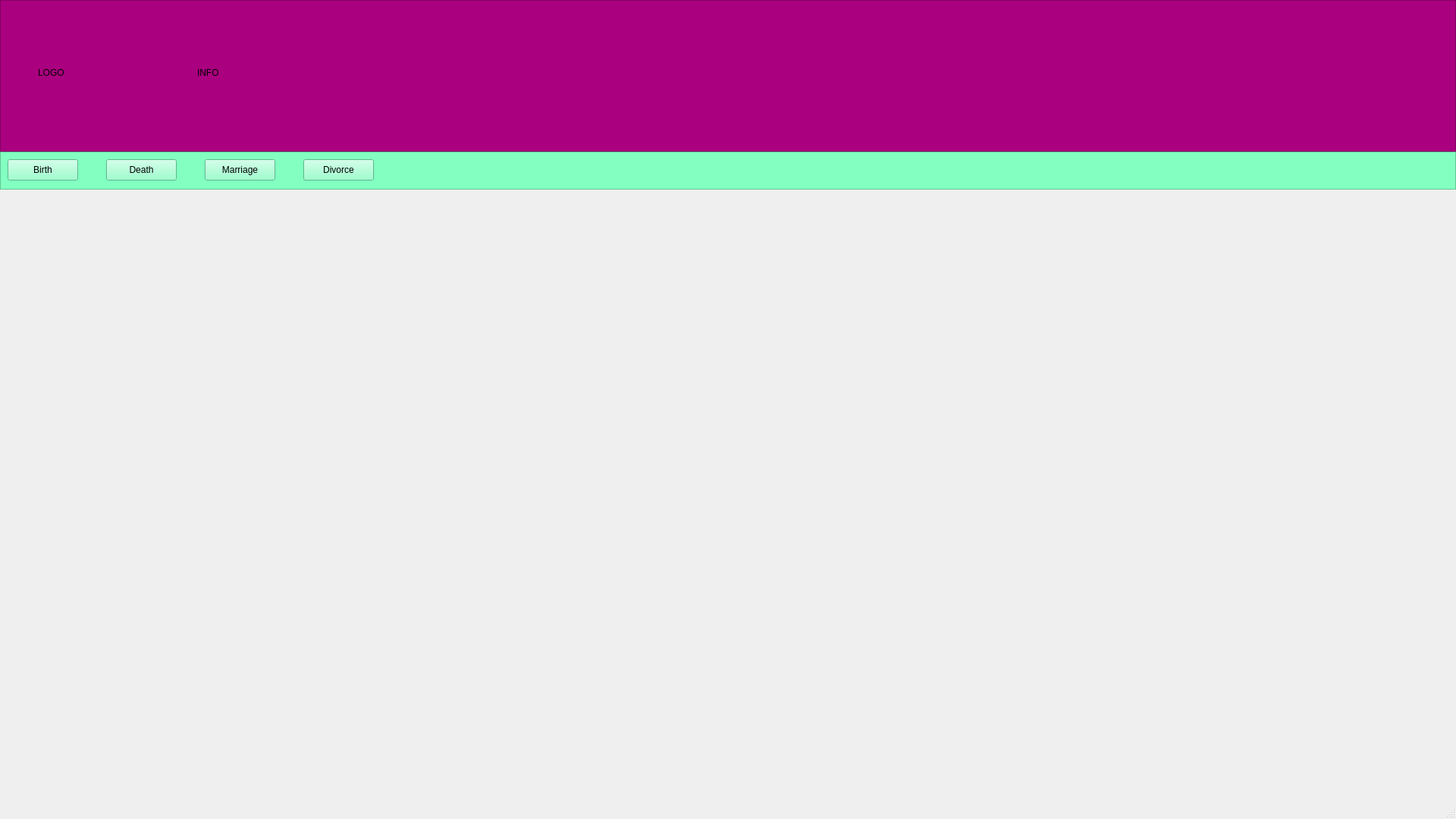
<?xml version="1.0" encoding="UTF-8"?>
<ui version="4.0">
 <class>homeWindow</class>
 <widget class="QMainWindow" name="homeWindow">
  <property name="geometry">
   <rect>
    <x>0</x>
    <y>0</y>
    <width>1920</width>
    <height>1080</height>
   </rect>
  </property>
  <property name="minimumSize">
   <size>
    <width>1920</width>
    <height>1080</height>
   </size>
  </property>
  <property name="maximumSize">
   <size>
    <width>1920</width>
    <height>1080</height>
   </size>
  </property>
  <property name="windowTitle">
   <string>MainWindow</string>
  </property>
  <widget class="QWidget" name="centralwidget">
   <widget class="QFrame" name="frame_logo">
    <property name="geometry">
     <rect>
      <x>0</x>
      <y>0</y>
      <width>1920</width>
      <height>200</height>
     </rect>
    </property>
    <property name="styleSheet">
     <string notr="true">background-color: rgb(170, 0, 127);</string>
    </property>
    <property name="frameShape">
     <enum>QFrame::StyledPanel</enum>
    </property>
    <property name="frameShadow">
     <enum>QFrame::Raised</enum>
    </property>
    <widget class="QLabel" name="label_logo">
     <property name="geometry">
      <rect>
       <x>50</x>
       <y>40</y>
       <width>171</width>
       <height>111</height>
      </rect>
     </property>
     <property name="text">
      <string>LOGO</string>
     </property>
    </widget>
    <widget class="QLabel" name="label_info">
     <property name="geometry">
      <rect>
       <x>260</x>
       <y>40</y>
       <width>941</width>
       <height>111</height>
      </rect>
     </property>
     <property name="text">
      <string>INFO</string>
     </property>
    </widget>
   </widget>
   <widget class="QFrame" name="frame">
    <property name="geometry">
     <rect>
      <x>0</x>
      <y>200</y>
      <width>1920</width>
      <height>50</height>
     </rect>
    </property>
    <property name="styleSheet">
     <string notr="true">background-color: rgb(130, 255, 193);</string>
    </property>
    <property name="frameShape">
     <enum>QFrame::StyledPanel</enum>
    </property>
    <property name="frameShadow">
     <enum>QFrame::Raised</enum>
    </property>
    <widget class="QPushButton" name="pushButton_home">
     <property name="geometry">
      <rect>
       <x>10</x>
       <y>10</y>
       <width>93</width>
       <height>28</height>
      </rect>
     </property>
     <property name="text">
      <string>Birth</string>
     </property>
    </widget>
    <widget class="QPushButton" name="pushButton_intro">
     <property name="geometry">
      <rect>
       <x>140</x>
       <y>10</y>
       <width>93</width>
       <height>28</height>
      </rect>
     </property>
     <property name="text">
      <string>Death</string>
     </property>
    </widget>
    <widget class="QPushButton" name="pushButton_2">
     <property name="geometry">
      <rect>
       <x>270</x>
       <y>10</y>
       <width>93</width>
       <height>28</height>
      </rect>
     </property>
     <property name="text">
      <string>Marriage</string>
     </property>
    </widget>
    <widget class="QPushButton" name="pushButton_3">
     <property name="geometry">
      <rect>
       <x>400</x>
       <y>10</y>
       <width>93</width>
       <height>28</height>
      </rect>
     </property>
     <property name="text">
      <string>Divorce</string>
     </property>
    </widget>
   </widget>
  </widget>
  <widget class="QStatusBar" name="statusbar"/>
 </widget>
 <resources/>
 <connections/>
</ui>
